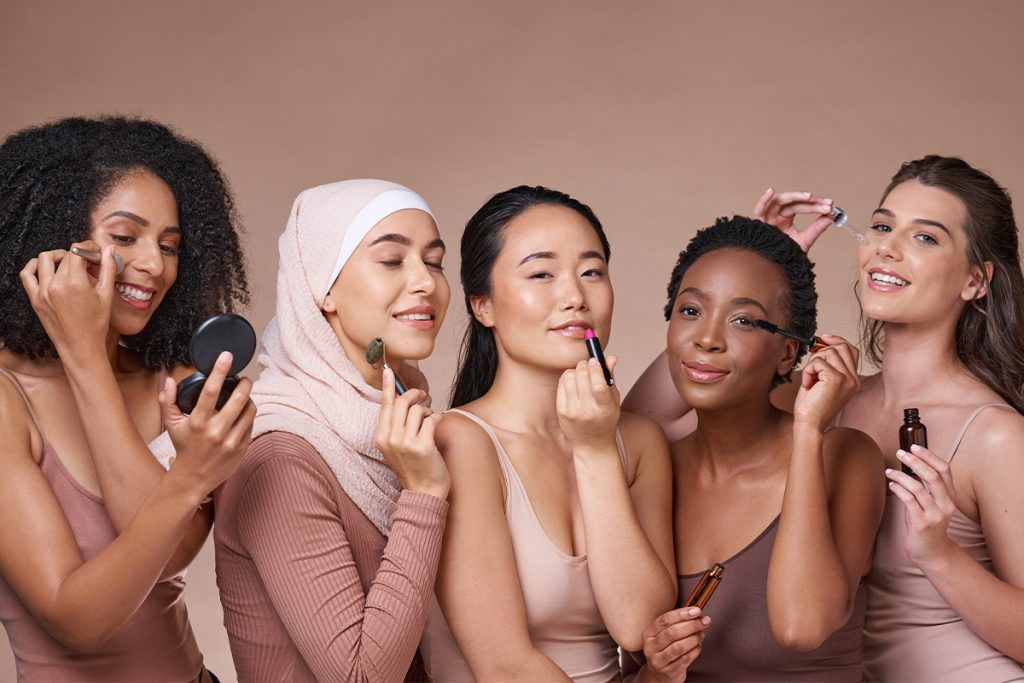
#> input picture mobile_netocv/images/foto2.jpg, 1024 x 683 px
$ python reconoce_rostro.py
#> lines starting #> are read from the running program, lines starting #| are printed output that depends on the picture; after the words box and inside, x2 and y2 are one past the last pixel; in counts of white or black regions, pixels touching at a corner belong together
import cv2

# Cargar el clasificador en cascada para la deteccin de rostros
clasificador = cv2.CascadeClassifier('./data/haarcascade_frontalface_default.xml')

# Leer la imagen
imagen = cv2.imread('./images/foto2.jpg')
#> imagen is the input picture: shape (683, 1024, 3); mean B, G, R 102.8, 115.5, 156.9
gris = cv2.cvtColor(imagen, cv2.COLOR_BGR2GRAY)
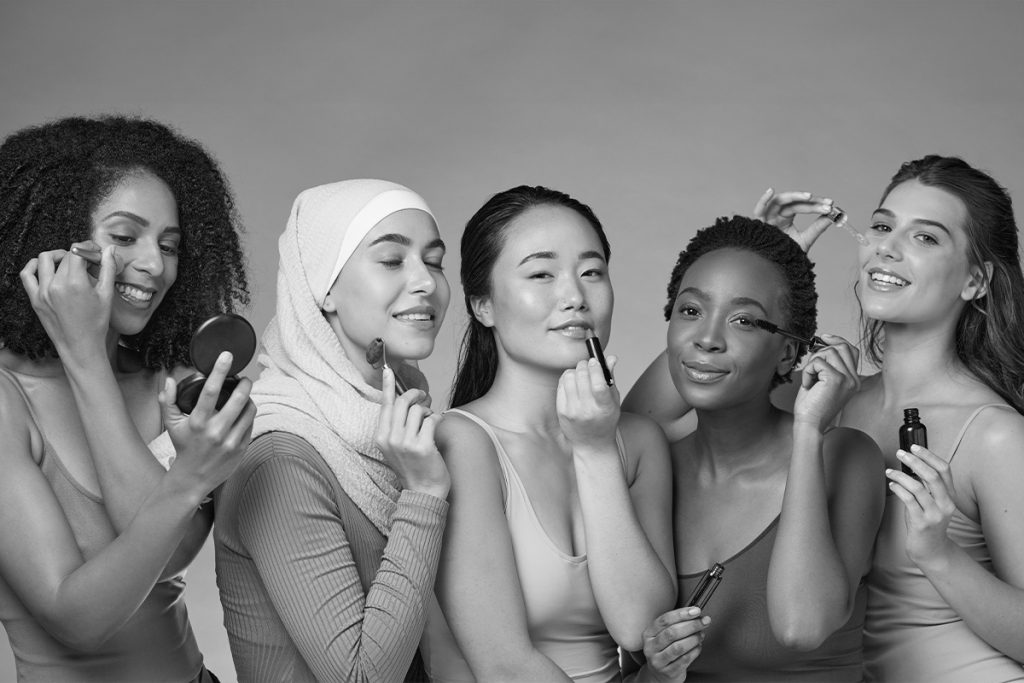
#> gris: shape (683, 1024); min 0, max 254, mean 126.4

# Detectar rostros en la imagen
rostros = clasificador.detectMultiScale(gris, scaleFactor=1.1, minNeighbors=5)
#> rostros = [[489, 216, 143, 143], [643, 260, 150, 150], [837, 176, 144, 144], [76, 176, 156, 156]]

# Dibujar rectngulos alrededor de los rostros detectados
for (x, y, w, h) in rostros:
    cv2.rectangle(imagen, (x, y), (x+w, y+h), (255, 0, 0), 2)
#> this loop made 4 passes
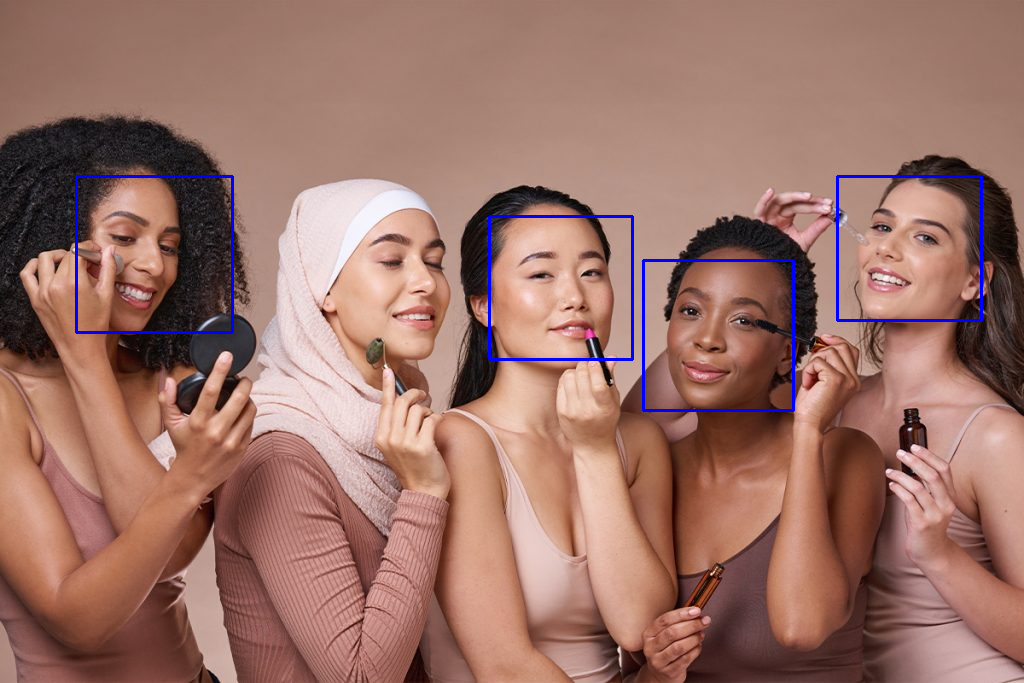
#> imagen: shape (683, 1024, 3); 1.02% of pixels changed, all inside (x1, y1, x2, y2) = (75, 175, 983, 412)

# Mostrar la imagen con los rostros detectados
cv2.imshow('Rostros Detectados', imagen)
cv2.waitKey(0)
cv2.destroyAllWindows()
